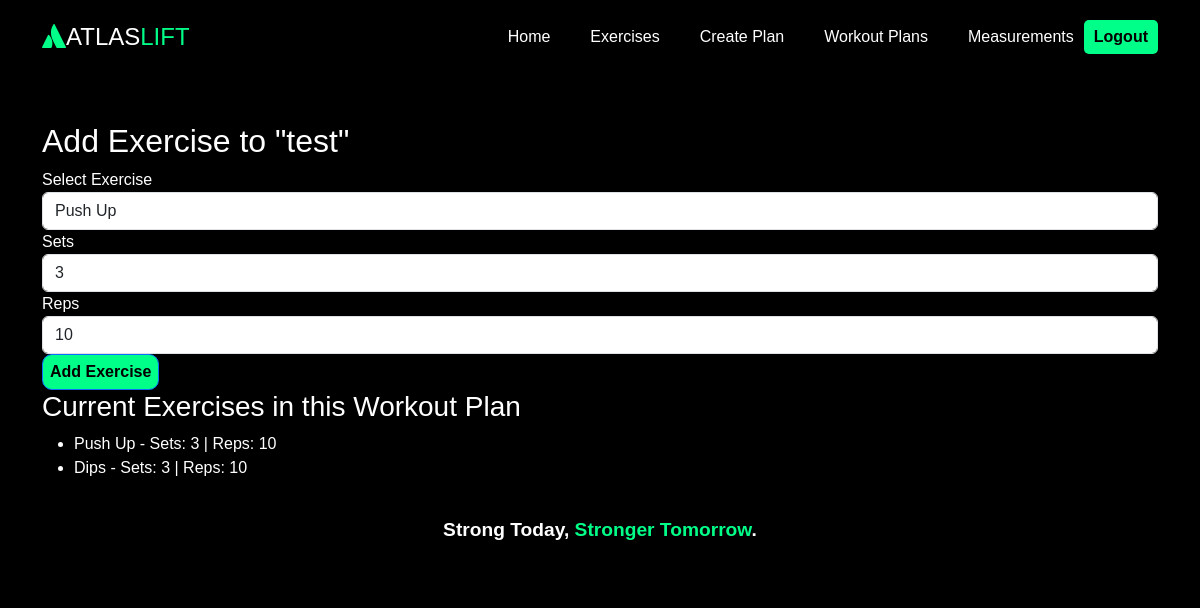
The app's page /workout_plan/7/add_exercise_to_plan (signed in) with its own data.
### models.py (models this page shows, shortened)
class WorkoutPlan(db.Model):
    __tablename__ = 'workout_plans'
    id = db.Column(db.Integer, primary_key=True)
    name = db.Column(db.String(100), nullable=False)
    description = db.Column(db.String(255))
    user_id = db.Column(db.Integer, db.ForeignKey('users.id'), nullable=False)
    is_default = db.Column(db.Boolean, default=False)
    group_label = db.Column(db.String(50), nullable=True)
    workout_plan_exercises = db.relationship('WorkoutPlanExercises', back_populates='workout_plan', cascade="all, delete-orphan")

class WorkoutPlanExercises(db.Model):
    __tablename__ = 'workout_plan_exercises'
    id = db.Column(db.Integer, primary_key=True)
    workout_plan_id = db.Column(db.Integer, db.ForeignKey('workout_plans.id'), nullable=False)
    exercise_id = db.Column(db.Integer, db.ForeignKey('exercises.id'), nullable=False)
    sets = db.Column(db.Integer, nullable=False)
    reps = db.Column(db.Integer, nullable=False)
    workout_plan = db.relationship('WorkoutPlan', back_populates='workout_plan_exercises')
    exercise = db.relationship('Exercise', back_populates='exercise_entries')

class Exercise(db.Model):
    __tablename__ = 'exercises'
    id = db.Column(db.Integer, primary_key=True)
    name = db.Column(db.String(100), nullable=False, unique=True)
    description = db.Column(db.String(255))
    exercise_entries = db.relationship('WorkoutPlanExercises', back_populates='exercise')

### app.py (the view, shortened to what this page needs)
    @app.route('/workout_plan/<int:workout_plan_id>/add_exercise_to_plan', methods=["GET", "POST"])
    @login_required
    def add_exercise_to_plan(workout_plan_id):
        workout_plan = WorkoutPlan.query.get_or_404(workout_plan_id)
        ''' Function to add an exercise to the plan'''
        if workout_plan.is_default:
            flash('This Workout plan cannot be edited', 'danger')
            return redirect(url_for('view_workout_plans'))
        form = AddExerciseToPlanForm()
        form.exercise.choices = [(exercise.id, exercise.name) for exercise in Exercise.query.all()]
        return render_template('add_exercise_to_plan.html', form=form, workout_plan=workout_plan)

### forms.py
class AddExerciseToPlanForm(FlaskForm):
    exercise = SelectField('Select Exercise', coerce=int, validators=[DataRequired()])
    sets = IntegerField('Sets', default=3, validators=[DataRequired()])
    reps = IntegerField('Reps', default=10, validators=[DataRequired()])
    submit = SubmitField('Add Exercise')

### templates/add_exercise_to_plan.html (shortened to what this page needs)
{% extends "base.html" %}
{% block content %}
    <h2>Add Exercise to "{{ workout_plan.name }}"</h2>
    <form method="POST" action="{{ url_for('add_exercise_to_plan', workout_plan_id=workout_plan.id) }}">
        <div class="form-group">
            {{ form.exercise.label }}
            {{ form.exercise(class="form-control") }}
        </div>
        <div class="form-group">
            {{ form.sets.label }}
            {{ form.sets(class="form-control") }}
        </div>
        <div class="form-group">
            {{ form.reps.label }}
            {{ form.reps(class="form-control") }}
        </div>
        <div class="form-group">
            {{ form.submit(class="btn btn-primary") }}
        </div>
    </form>
    <h3>Current Exercises in this Workout Plan</h3>
    <ul>
        {% for entry in workout_plan.workout_plan_exercises %}
            <li>{{ entry.exercise.name }} - Sets: {{ entry.sets }} | Reps: {{ entry.reps }}</li>
        {% endfor %}
    </ul>
{% endblock %}

### static/styles.css (style rules this page uses)
body { margin: 0; font-family: 'Arial', sans-serif; color: #fff; background-color: #000; display: flex; flex-direction: column; min-height: 100vh; }
.btn-primary { display: inline-block; padding: 5px 7px; background: #00ff88; color: #000; font-weight: bold; border-radius: 10px; }

### records on screen
WorkoutPlan: name "test"
WorkoutPlanExercises: exercise.name "Push Up", sets "3", reps "10"
WorkoutPlanExercises: exercise.name "Dips", sets "3", reps "10"
